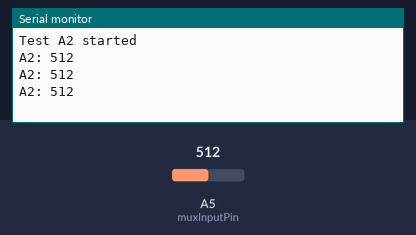
Recording of a sketch running on a simulated Arduino Uno, built with avr-gcc and run on an emulated ATmega328P. Parts: the last lines printed to the serial monitor. Inputs (shaded band) come from the test bench; at power-on: A5 (muxInputPin) = 512.

Above: at 4.2 s.
4.3 s: A5 (muxInputPin) set to 716
At 4.9 s:
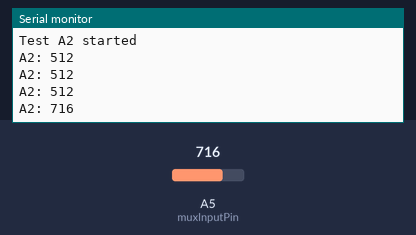
5.8 s: A5 (muxInputPin) set to 900
At 6.4 s:
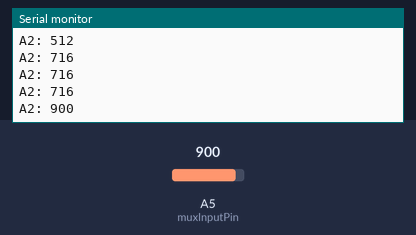
Timing chart, 0 to 8.8 s (numbered marks = the images above; inputs shaded):
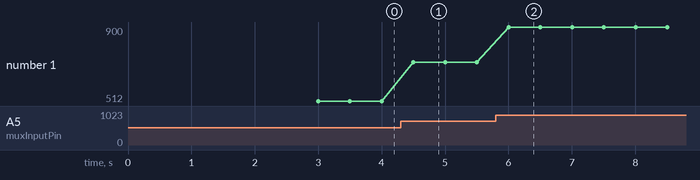

Measured:
- after the input at 4.3 s, the serial monitor: prints a new line after 0.20 s (image 1)
- after the input at 5.8 s, the serial monitor: prints a new line after 0.20 s (image 2)
- plotted number 1: 512 → 716 after the input at 4.3 s, 716 → 900 after the input at 5.8 s

The sketch:

INPUT_A2_test.ino
```cpp
const int muxSelectPins[] = {1, 8, 11};
const int muxInputPin = 5;

void setup() {
  Serial.begin(115200);
  delay(3000);

  for (int i = 0; i < 3; i++)
    pinMode(muxSelectPins[i], OUTPUT);
  pinMode(muxInputPin, INPUT);

  digitalWrite(muxSelectPins[0], 0);
  digitalWrite(muxSelectPins[1], 0);
  digitalWrite(muxSelectPins[2], 1);

  Serial.println("Test A2 started");
}

void loop() {
  int val = analogRead(muxInputPin);

  Serial.print("A2: ");
  Serial.println(val);

  delay(500);
}
```
